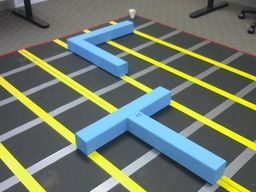
#> input picture image-processing/2019-06-26-174012.jpg, 256 x 192 px, shrunk from 640 x 480 before the run
$ python find-path.py   (Python 2 division)
#> lines starting #> are read from the running program, lines starting #| are printed output that depends on the picture; after the words box and inside, x2 and y2 are one past the last pixel; in counts of white or black regions, pixels touching at a corner belong together
import itertools
import imageio
#just a comment
from scipy import misc
from scipy.sparse.dok import dok_matrix
from scipy.sparse.csgraph import dijkstra

# Load the image from disk as a numpy ndarray
original_img = imageio.imread('2019-06-26-174012.jpg')
#> original_img is the input picture: shape (192, 256, 3); mean R, G, B 110.5, 121, 108.1

# Create a flat color image for graph building:
img = original_img[:, :, 0] + original_img[:, :, 1] + original_img[:, :, 2]
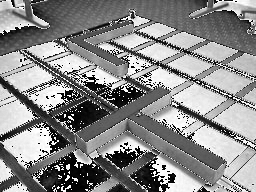
#> img: shape (192, 256); min 0, max 255, mean 137.9


# Defines a translation from 2 coordinates to a single number
def to_index(y, x):
    return y * img.shape[1] + x


# Defines a reversed translation from index to 2 coordinates
def to_coordinates(index):
    return index / img.shape[1], index % img.shape[1]


# A sparse adjacency matrix.
# Two pixels are adjacent in the graph if both are painted.
adjacency = dok_matrix((img.shape[0] * img.shape[1],
                        img.shape[0] * img.shape[1]), dtype=bool)

# The following lines fills the adjacency matrix by
directions = list(itertools.product([0, 1, -1], [0, 1, -1]))
for i in range(1, img.shape[0] - 1):
    for j in range(1, img.shape[1] - 1):
        if not img[i, j]:
            continue

        for y_diff, x_diff in directions:
            if img[i + y_diff, j + x_diff]:
                adjacency[to_index(i, j),
                          to_index(i + y_diff, j + x_diff)] = True

# We chose two arbitrary points, which we know are connected
source = to_index(14, 47)
#> source = 3631
target = to_index(151, 122)

# Compute the shortest path between the source and all other points in the image
_, predecessors = dijkstra(adjacency, directed=False, indices=[source],
                           unweighted=True, return_predecessors=True)

# Constructs the path between source and target
pixel_index = target
pixels_path = []
while pixel_index != source:
    pixels_path.append(pixel_index)
    pixel_index = predecessors[0, pixel_index]


# The following code is just for debugging and it visualizes the chosen path
import matplotlib.pyplot as plt

for pixel_index in pixels_path:
    i, j = to_coordinates(pixel_index)
    original_img[i, j, 0] = original_img[i, j, 1] = 0
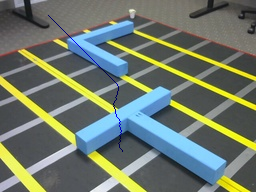
#> original_img: shape (192, 256, 3); 0.28% of pixels changed, all inside (x1, y1, x2, y2) = (48, 15, 123, 152)

plt.imshow(original_img)
plt.show()

$ run again, with image-processing/2019-06-26-174047.jpg copied over image-processing/2019-06-26-174012.jpg
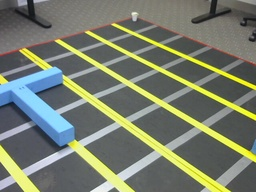
#> input picture image-processing/2019-06-26-174047.jpg, 256 x 192 px, shrunk from 640 x 480 before the run
#> original_img is the input picture: shape (192, 256, 3); mean R, G, B 119.5, 125.7, 109.4
#> `img = original_img[:, :, 0] + original_img[:, :, 1] + original_img[:, ..`:
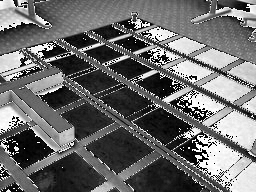
#> img: shape (192, 256); min 0, max 255, mean 106.8
#> after the loop `for pixel_index in pixels_path:`:
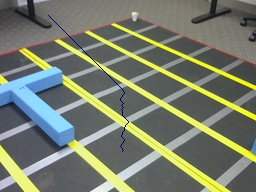
#> original_img: shape (192, 256, 3); 0.28% of pixels changed, all inside (x1, y1, x2, y2) = (48, 15, 129, 152)

$ run again, with image-processing/JustBoard1.jpg copied over image-processing/2019-06-26-174012.jpg
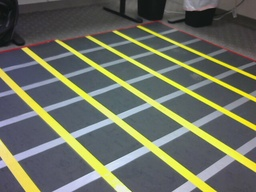
#> input picture image-processing/JustBoard1.jpg, 256 x 192 px, shrunk from 640 x 480 before the run
#> original_img is the input picture: shape (192, 256, 3); mean R, G, B 108.6, 112.4, 97.6
#> `img = original_img[:, :, 0] + original_img[:, :, 1] + original_img[:, ..`:
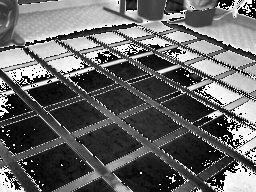
#> img: shape (192, 256); min 0, max 255, mean 100.5
#> after the loop `for pixel_index in pixels_path:`:
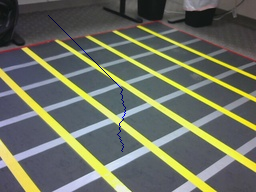
#> original_img: shape (192, 256, 3); 0.28% of pixels changed, all inside (x1, y1, x2, y2) = (48, 15, 126, 152)
